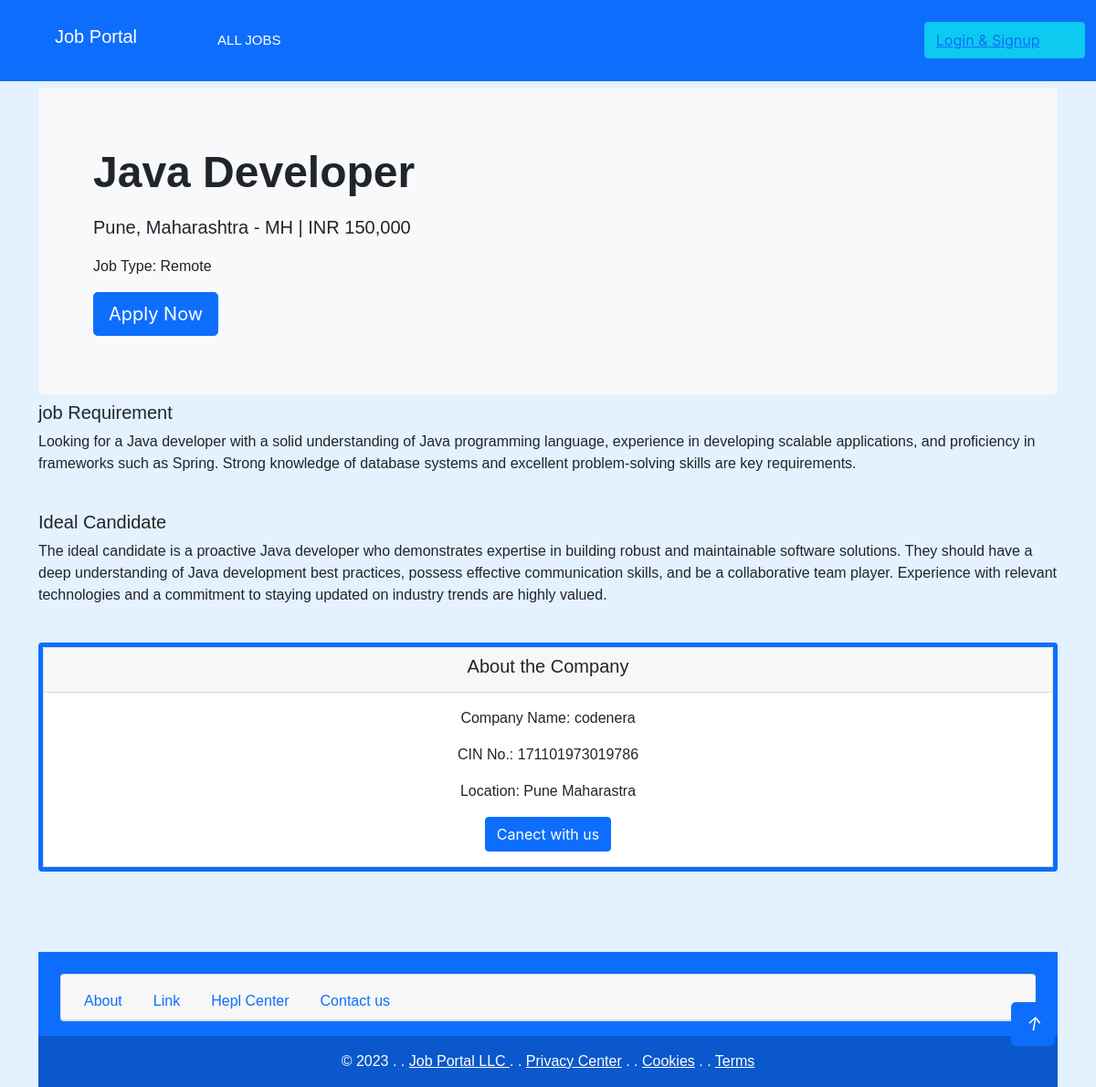
Screenshot of /job-details/2/ with the database file from the repository.
### job/models.py (models this page shows, shortened)
class Job(models.Model):
    job_type_choices = (
        ('Remote', 'Remote'),
        ('Onsite', 'Onsite'),
        ('hybrid', 'hybrid')
    )
    user = models.ForeignKey(User, on_delete=models.CASCADE)
    company = models.ForeignKey(Company, on_delete=models.CASCADE)
    title = models.CharField(max_length=100)
    city = models.CharField(max_length=100)
    salary = models.PositiveIntegerField(default=40000)
    requirements = models.TextField()
    ideal_candidate = models.TextField()
    is_available = models.BooleanField(default=True)
    timestamp = models.DateTimeField(auto_now_add=True)
    industry = models.ForeignKey(Industry, on_delete=models.DO_NOTHING, null=True, blank=True)
    state = models.ForeignKey(State, on_delete=models.DO_NOTHING, null=True, blank=True)
    job_type = models.CharField(max_length=30, choices=job_type_choices, null=True, blank=True)

class State(models.Model):
    name = models.CharField(max_length=70)
    def __str__(self):
        return self.name

### company/models.py (models this page shows, shortened)
class Company(models.Model):
    user = models.OneToOneField(User, on_delete=models.CASCADE)
    name = models.CharField(max_length=80, null=True, blank=True)
    est_date = models.PositiveIntegerField(null=True, blank=True)
    city = models.CharField(max_length=70, null=True, blank=True)
    state = models.CharField(max_length=70, null=True, blank=True)

### website/views.py (the view)
# urls.py: path('job-details/<int:pk>/',views.job_details, name='job-details'),
def job_details(request, pk):
    job = get_object_or_404(Job, pk=pk)
    has_applied = False
    if request.user.is_authenticated:
        has_applied = ApplyJob.objects.filter(user=request.user, job=job).exists()
    context = {'job': job, 'has_applied': has_applied}
    return render(request, 'website/job_details.html', context)

### templates/website/job_details.html
{% extends "base.html" %}
{% load humanize %}
{% block content %}
<section>
    <div class="p-5 mb-2 bg-light rounded-3">
      <div class="container-fluid py-3">
        <h2 class="display-5 fw-bold">{{job.title}}</h2>
        <p class="col-md-8 fs-5 mt-3">
          {{job.city}}, {{job.state}} | INR {{job.salary|intcomma}}
        </p>
        <p>Job Type: {{job.job_type}}</P>
        {% if has_applied == False %}
        <a href="{% url 'apply-job' job.pk %}" class="btn btn-primary btn-lg">Apply Now</a>
        {% else %}
        <p><span class="text-danger">You are already applied for this job</span></p>
        {% endif %}
      </div>
    </div>
  </section>
<div>
    <section>
        <h5> job Requirement </h5>
        <p>{{job.requirements}}
        </p>
    </section>
</div>
<br>
<div>
    <section>
        <h5> Ideal Candidate</h5>
        <p>{{job.ideal_candidate}}
        </p>
    </section>
</div>
<br>
<div class="card border-primary mb-3">
<div class="card text-center">
  <div class="card-header">
    <h5 class="card-title">About the Company</h5>
  </div>
  <div class="card-body">
    <p class="card-text"> Company Name:
      {{job.company.name}}
    </p>
    <p class="card-text">CIN No.:
      {{job.company.est_date}}
    </p>
    <p class="card-text">Location:
      {{job.company.city}} {{job.company.state}}
    </p>
    <a href="#" class="btn btn-primary">Canect with us</a>
  </div>
</div>
</div>
<br>
{% endblock content %}

### static/css/style.css (style rules this page uses)
:root { --primary: #0058b0; --secondary: #2B9BFF; --light: #EFFDF5; --dark: #2B3940; }
.btn { font-family: 'Inter', sans-serif; font-weight: 600; transition: .5s; }
.btn.btn-primary, .btn.btn-secondary { color: #FFFFFF; }
.card.border-primary.mb-3 { border: 5px solid #007bff; background-color: #e7f0f9; }

### templates/base.html (style rules this page uses)
body { background-color: #e4f1fe; margin: 0; padding: 0; font-family: 'Arial', sans-serif; }

### rows the page displays
Job: title "Java Developer", city "Pune", state "Maharashtra - MH", salary "150,000", job_type "Remote", requirements "Looking for a Java developer with a solid understanding of Java programming language, experience in developing scalable applications, and proficiency in frameworks such as Spring. Strong knowledge of database systems and excellent problem-solving skills are key requirements.", ideal_candidate "The ideal candidate is a proactive Java developer who demonstrates expertise in building robust and maintainable software solutions. They should have a deep understanding of Java development best practices, possess effective communication skills, and be a collaborative team player. Experience with relevant technologies and a commitment to staying updated on industry trends are highly valued.", company.name "codenera", company.est_date "171101973019786", company.city "Pune", company.state "Maharastra"
